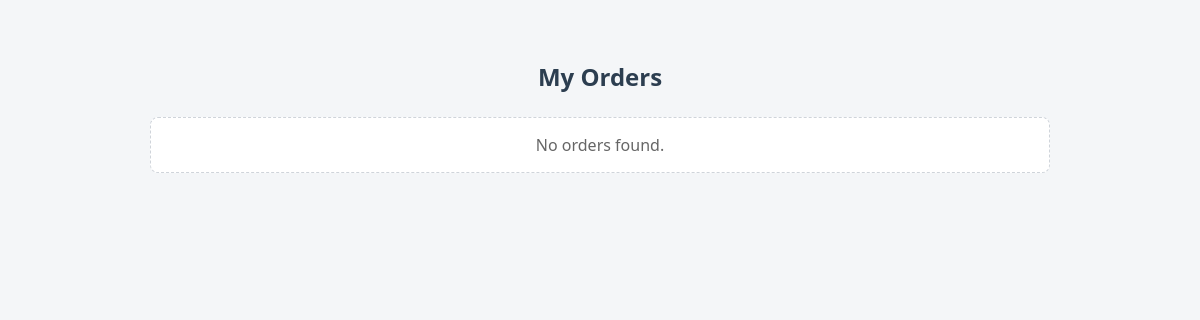
/karthik/track-orders/ (signed in), run on an earlier commit of the app's database.
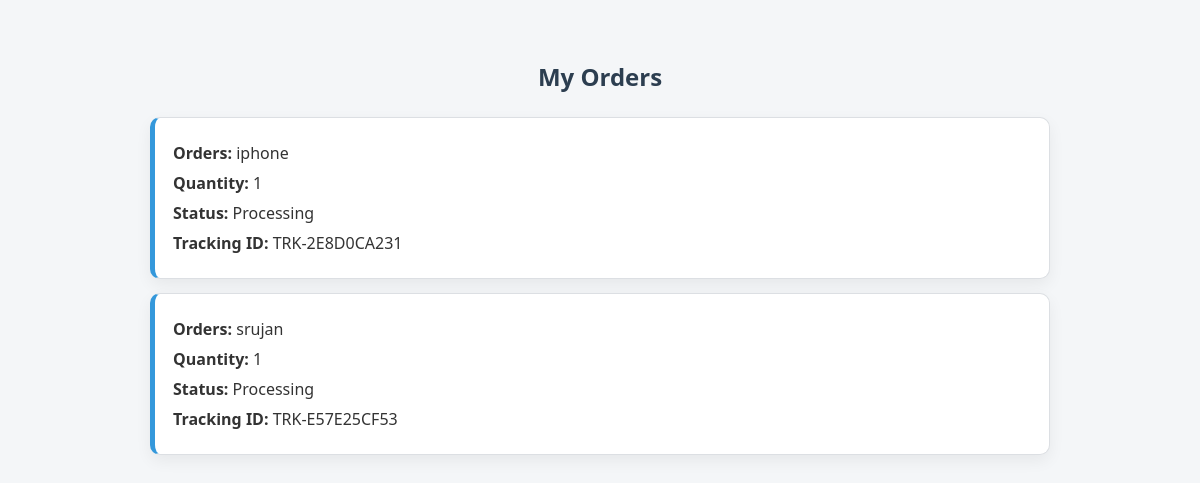
And on a later commit of the database.
### orders/models.py (models this page shows, shortened)
class Order(models.Model):
    STATUS_CHOICES = [
        ('Processing', 'Processing'),
        ('Shipped', 'Shipped'),
        ('Out for Delivery', 'Out for Delivery'),
        ('Delivered', 'Delivered'),
    ]
    user = models.ForeignKey(User, on_delete=models.CASCADE)
    product_name = models.CharField(max_length=200)
    quantity = models.IntegerField()
    tracking_id = models.CharField(max_length=100)
    status = models.CharField(max_length=50, choices=STATUS_CHOICES, default='Processing')
    created_at = models.DateTimeField(auto_now_add=True)

### orders/views.py (the view)
# urls.py: path('track-orders/', track_orders, name='track_orders'),
@login_required
def track_orders(request):
    orders = Order.objects.filter(user=request.user)
    return render(request, 'orders.html', {'orders': orders})

### templates/orders.html (shortened to what this page needs)
{% load static %}
<!DOCTYPE html>
<html>
<head>
    <link rel="stylesheet" href="{% static 'orders.css' %}">
</head>
<body>
<div class="orders-container">
<h2>My Orders</h2>
{% for order in orders %}
    <div class="order-card">
        <p><strong>Orders:</strong> {{ order.product_name }}</p>
        <p><strong>Quantity:</strong> {{ order.quantity }}</p>
        <p><strong>Status:</strong> {{ order.status }}</p>
        <p><strong>Tracking ID:</strong> {{ order.tracking_id }}</p>
    </div>
{% empty %}
    <p class="empty-text">No orders found.</p>
{% endfor %}
</div>
</body>
</html>

What changed in the data, as far as the page shows it:
added Order: product_name "iphone", quantity "1", status "Processing", tracking_id "TRK-2E8D0CA231"
added Order: product_name "srujan", quantity "1", status "Processing", tracking_id "TRK-E57E25CF53"
Also different on the page:
text no longer shown: "No orders found."
